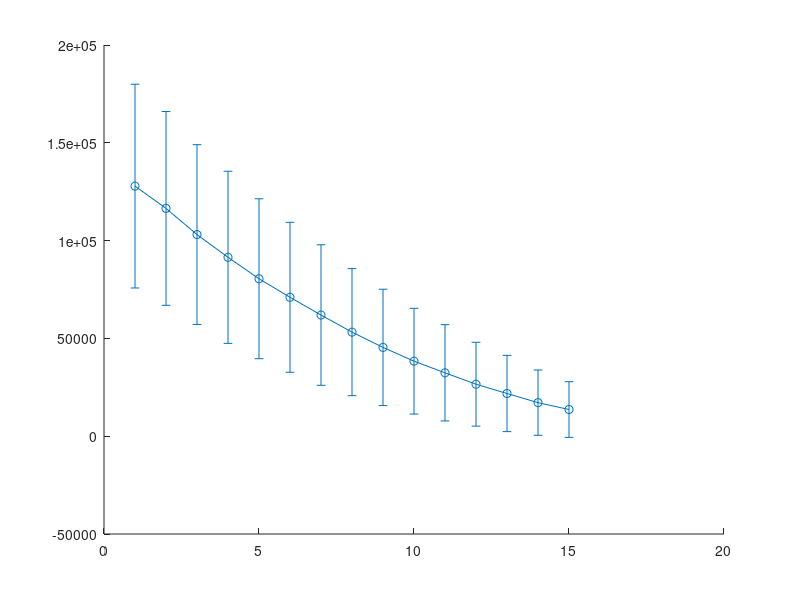

MATLAB code for this plot: (Note: this script raises an error after producing the figure.)
%% Define the problem
D = 10; % number of dimensions
shift = -100; % shift value (can be any real number)
sphere = @(x) sum((x - shift - [1,2,3,4,5,6,7,8,9,10]).^2); % Shifted Sphere Function

%% Define the Simulated Annealing parameters
Tmax = 100; % maximum temperature
Tmin = 1e-8; % minimum temperature
alpha = 0.995; % cooling rate
maxiter = 15; % maximum number of iterations
N = 50; % number of trials at each temperature
nruns = 15; % number of runs

%% Initialize the history
fhistory = zeros(maxiter, nruns);

%% Run the Simulated Annealing algorithm nruns times
for r = 1:nruns
    %% Initialize the current state
    x = -100 + 200 * rand(1, D);

    %% Initialize the best state
    xbest = x;
    fbest = sphere(xbest);

    %% Initialize the temperature
    T = Tmax;

    %% Run the Simulated Annealing algorithm
    for iter = 1:maxiter
        % Perform N trials at the current temperature
        for i = 1:N
            % Generate a trial point
            xtrial = x + randn(1, D);

            % Apply the boundary conditions
            xtrial(xtrial < -100) = -100;
            xtrial(xtrial > 100) = 100;

            % Evaluate the trial point
            ftrial = sphere(xtrial);

            % Compute the acceptance probability
            deltaf = ftrial - fbest;
            if deltaf < 0
                accept = true;
            else
                p = exp(-deltaf / T);
                accept = rand() < p;
            end

            % Update the current state and the best state
            if accept
                x = xtrial;
                f = ftrial;
                if f < fbest
                    xbest = x;
                    fbest = f;
                end
            end
        end

        % Update the temperature
        T = alpha * T;

        % Save the history
        fhistory(iter, r) = fbest;

        % Display the iteration and the best fitness value
        fprintf('Run %d, Iteration %d: Best fitness value = %f\n', r, iter, fbest);
    end
end

%% Compute the statistics
meanval = mean(fhistory, 2);
stdval = std(fhistory, 0, 2);
bestval = min(fhistory, [], 1);
worstval = max(fhistory, [], 1);

%% Display the results
fprintf('Average best fitness value over %d runs = %f\n', nruns, mean(bestval));
fprintf('Standard deviation of best fitness value over %d runs = %f\n', nruns, std(bestval));
fprintf('Best fitness value over %d runs = %f\n', nruns, min(bestval));
fprintf('Worst fitness value over %d runs = %f\n', nruns, max(worstval));

%% Plot the best fitness values over the iterations
figure;
errorbar(1:maxiter, meanval, stdval, 'o-', 'LineWidth', 1.5, 'Color', [0.2, 0.4, 0.8]);
xlabel('Iterations');
ylabel('Function Value');

title('Shifted Sphere Function Optimization with Simulated Annealing 10D');
grid on;
